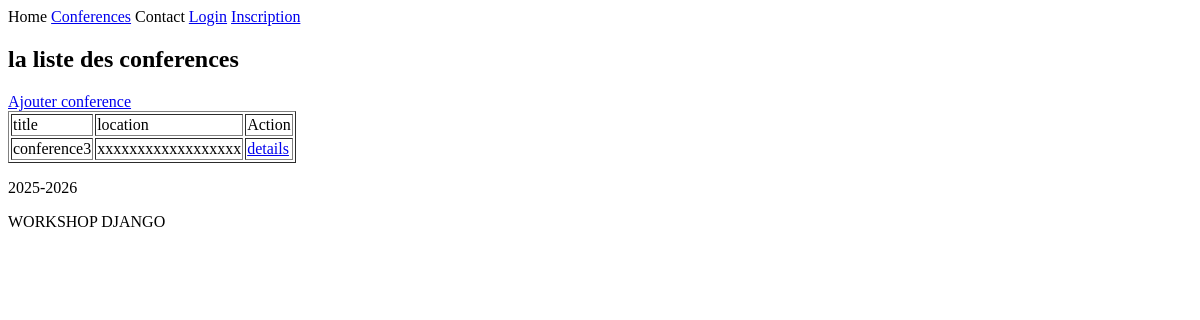
The page /conferences/liste/ on the database as committed earlier.
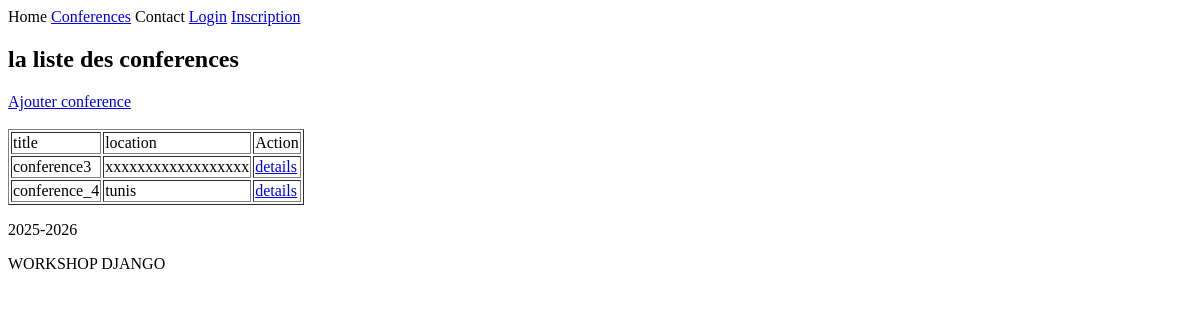
The same page on the database as committed later.
### ConferenceApp/models.py (models this page shows, shortened)
class Conference(models.Model):
    Conference_id=models.AutoField(primary_key=True)
    name=models.CharField(max_length=255)
    description=models.CharField(validators=[MinLengthValidator(30,"la discription doit contenir au moins 30 caracteres")])
    location=models.CharField(max_length=255)
    THEME=[
        ("CS&IA","Computer science & IA"),
        ("CS","Social science"),
        ("SE","science And eng")
    ]
    theme=models.CharField(max_length=255,choices=THEME)
    start_date=models.DateField()
    end_date=models.DateField()
    created_at=models.DateTimeField(auto_now_add=True)
    updated_at=models.DateTimeField(auto_now=True)

### ConferenceApp/views.py (the view)
# urls.py: path("liste/",conferencelist.as_view(),name="list_conferences"),
class conferencelist(ListView):
    model=Conference
    context_object_name='liste'
    template_name='conference/list.html'
    ordering =["start_date"]

### GestionConference/Templates/conference/list.html (shortened to what this page needs)
{% extends "base.html" %}
{% block content %}
<h2>la liste des conferences </h2>
<a href="{% url 'conference_add' %}">Ajouter conference </a>
<table border="1">
    <tr>
        <td>title</td>
        <td>location</td>
        <td>Action</td>
    </tr>
{% for c in liste %}
    <tr>
        <td>{{c.name}}</td>
        <td>{{c.location}}</td>
         <td ><a href="{% url 'details_conference' c.pk %}">details</a></td> <br>
    </tr>
{% endfor %}
</table>
{% endblock %}

### GestionConference/Templates/base.html
<html>
<body>
<nav>
  <a>Home</a>
  <a href="{% url 'list_conferences' %}">Conferences</a>
  <a>Contact</a>
  {% if user.is_authenticated %}
  <a>{{user.username}}</a>
  <a href="{% url 'logout' %}">Logout</a>
  {% else %}
  <a href="{% url 'login' %}">Login</a>
  <a href="{% url 'register' %}">Inscription</a>
  {% endif %}
</nav>
<div>
    {% block content %}
    {% endblock %}
</div>
<footer>
    <p>2025-2026</p>
    <p>WORKSHOP DJANGO</p>
</footer>
</body>
</html>

Rows that differ between the two databases and show on the page:
added Conference: name "conference_4", location "tunis"
